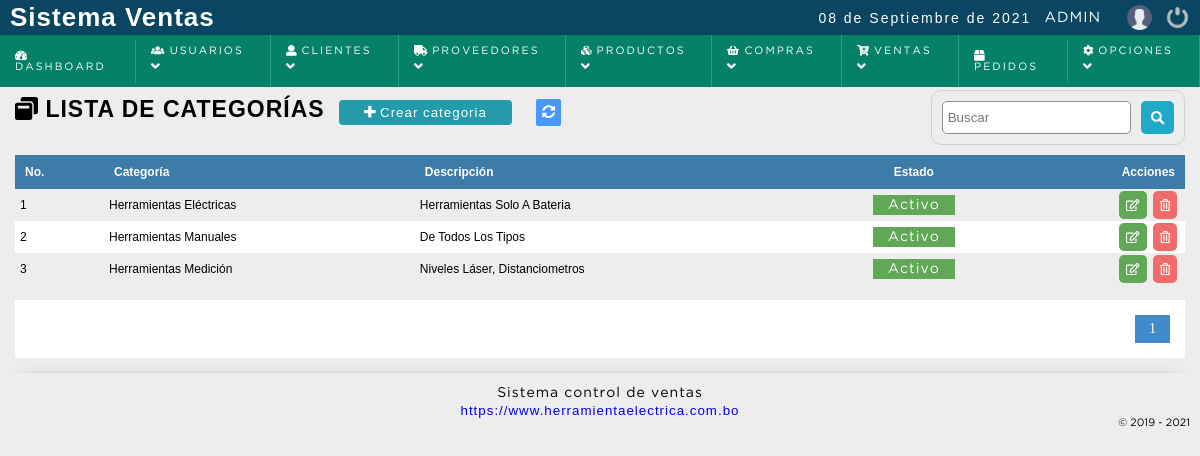
The page /sistema/categorias/categorias.php (signed in) on the database as committed earlier.
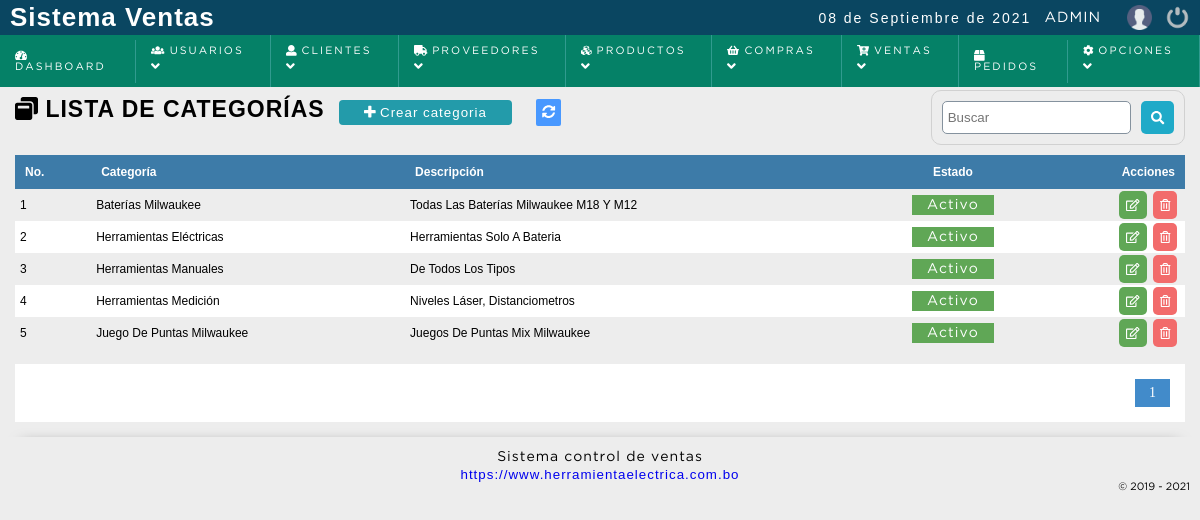
The same page on the database as committed later.
### tables this page shows
CREATE TABLE `categoria` (
  `idcategoria` bigint(20) NOT NULL,
  `categoria` varchar(100) NOT NULL,
  `descripcion` text NOT NULL,
  `subcategoria` bigint(20) NOT NULL DEFAULT 0,
  `parent_categoria` bigint(20) NOT NULL DEFAULT 0,
  `dateadd` datetime NOT NULL DEFAULT current_timestamp(),
  `usuarioid` bigint(20) NOT NULL,
  `estatus` int(11) NOT NULL DEFAULT 1
);

### sistema/includes/functions.php (called while the page is built, shortened)
<?php
	function decrypt($string, $key) {
	   $result = '';
	   $string = base64_decode($string);
	   for($i=0; $i<strlen($string); $i++) {
	      $char = substr($string, $i, 1);
	      $keychar = substr($key, ($i % strlen($key))-1, 1);
	      $char = chr(ord($char)-ord($keychar));
	      $result.=$char;
	   }
	   return $result;
	}
 ?>

### sistema/categorias/categorias.php (the view, shortened to what this page needs)
<?php
	include "../../conexion.php";
	$sql_registe = mysqli_query($conection,"SELECT COUNT(*) as total_registro FROM categoria WHERE estatus != 10 ");
	$result_register = mysqli_fetch_array($sql_registe);
	$total_registro = $result_register['total_registro'];
	$por_pagina = 150;
	if(empty($_GET['pagina']))
	{
		$pagina = 1;
	}else{
		$pagina = $_GET['pagina'];
	}
	$desde = ($pagina-1) * $por_pagina;
	$total_paginas = ceil($total_registro / $por_pagina);
	$query = mysqli_query($conection,"SELECT * FROM categoria WHERE estatus != 10 ORDER BY categoria ASC LIMIT $desde,$por_pagina
		");
 ?>
<!DOCTYPE html>
<html lang="en">
<head>
	<?php include "../includes/scripts.php"; ?>
</head>
<body>
	<?php include "../includes/header.php"; ?>
	<section id="container">
		<h1> <i class="fas fa-window-restore"></i> Lista de categorías</h1>
		<a href="#" class="btn_new btnNewCategory"><i class="fas fa-plus"></i> Crear categoria</a>
		<a href="index.php" class="btnRefresh"><i class="fas fa-sync-alt" title="Actualizar"></i></a>
		<form action="buscar_categoria.php" method="get" class="form_search">
			<input type="text" name="busqueda" id="busqueda" placeholder="Buscar">
			<button type="submit" class="btn_search"><i class="fas fa-search"></i></button>
		</form>
	<div class="containerTable">
		<table>
			<tr>
				<th>No.</th>
				<th>Categoría</th>
				<th>Descripción</th>
				<th class="textcenter">Estado</th>
				<th class="textright">Acciones</th>
			</tr>
		<?php
			if($result > 0){
				$c = 1;
				while ($data = mysqli_fetch_array($query)) {
					if($data["estatus"] == 1){
						$estatusCategoria = '<span title="Desactivar Marca" class="pagada activeUser" estado="'.$data["estatus"].'" onclick="modalActiveCategoria('.$data["idcategoria"].');">Activo</span>';
					}else{
						$estatusCategoria = '<span title="Activar Marca" class="anulada activeUser" estado="'.$data["estatus"].'" onclick="modalActiveCategoria('.$data["idcategoria"].');">Inactivo</span>';
					}
			?>
				<tr id="item_<?php echo $data["idcategoria"]; ?>" >
					<td><?php echo $c; ?></td>
					<td class="rowCategoria"><?php echo $data["categoria"]; ?></td>
					<td class="rowDescripcion"><?php echo $data["descripcion"]; ?></td>
					<td class="rowEstado textcenter"><?php echo $estatusCategoria; ?></td>
					<td class="textright">
						<div class="div_acciones">
							<div>
								<a class="btn_edit btnEditCategoria" href="#"><i class="far fa-edit"></i> </a>
							</div>
							<div>
								<a class="btn_del btnDelCategoria" href="#" title="Eliminar"><i class="far fa-trash-alt"></i></a>
							</div>
						</div>
					</td>
				</tr>
		<?php
					$c++;
				}
			}else{
				echo '<tr><td colspan="5" align="center"><p><strong>No hay datos para mostrar</strong></p></td></tr>';
			}
		 ?>
		</table>
	</div>
<?php
	if($total_registro != 0)
	{
 ?>
		<div class="paginador">
			<ul>
			<?php
				for ($i=1; $i <= $total_paginas; $i++) {
					if($i == $pagina)
					{
						echo '<li class="pageSelected">'.$i.'</li>';
					}else{
						echo '<li><a href="?pagina='.$i.'">'.$i.'</a></li>';
					}
				}
			 ?>
			</ul>
		</div>
<?php } ?>
	</section>
	<?php include "../includes/footer.php"; ?>
</body>
</html>

Rows that differ between the two databases and show on the page:
added categoria: categoria "Baterías Milwaukee", descripcion "Todas Las Baterías Milwaukee M18 Y M12"
added categoria: categoria "Juego De Puntas Milwaukee", descripcion "Juegos De Puntas Mix Milwaukee"
